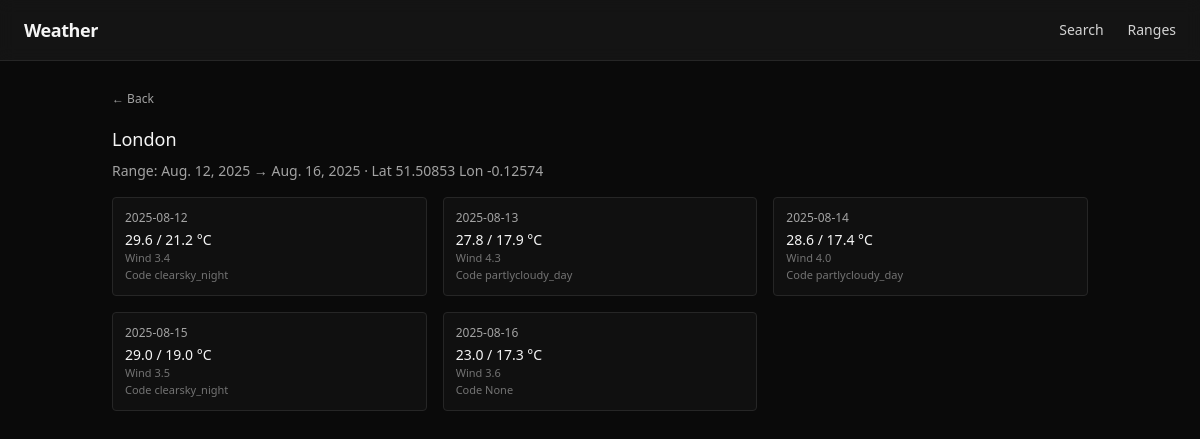
The page /records/2/ on the database its author committed.
### weather_app/models.py (models this page shows)
class WeatherRecord(models.Model):
    location_input = models.CharField(max_length=120)
    resolved_name = models.CharField(max_length=160)
    latitude = models.FloatField()
    longitude = models.FloatField()
    start_date = models.DateField()
    end_date = models.DateField()
    weather_json = models.JSONField()
    created_at = models.DateTimeField(auto_now_add=True)
    updated_at = models.DateTimeField(auto_now=True)
    class Meta:
        ordering = ['-id']

### weather_app/views.py (the view)
# urls.py: path('records/<int:pk>/', views.record_page, name='record_page'),
def record_page(request, pk):
    rec = get_object_or_404(WeatherRecord, pk=pk)
    data = rec.weather_json or {}
    daily = data.get('daily') or {}
    days = []
    times = daily.get('time') or []
    tmax = daily.get('temperature_2m_max') or []
    tmin = daily.get('temperature_2m_min') or []
    wind = daily.get('wind_speed_10m_max') or []
    codes = daily.get('weather_code') or []
    for i, d in enumerate(times):
        days.append({
            'date': d,
            't_max': tmax[i] if i < len(tmax) else None,
            't_min': tmin[i] if i < len(tmin) else None,
            'wind': wind[i] if i < len(wind) else None,
            'code': codes[i] if i < len(codes) else None,
        })
    context = {
        'record': rec,
        'days': days,
    }
    return render(request, 'weather_app/record_detail.html', context)

### weather_app/templates/weather_app/record_detail.html
{% extends 'weather_app/base.html' %}
{% block content %}
<a href="/" class="text-xs text-neutral-400 hover:text-neutral-200">← Back</a>
<h2 class="text-lg font-medium mt-4 mb-2">{{ record.resolved_name }}</h2>
<p class="text-sm text-neutral-400 mb-4">Range: {{ record.start_date }} → {{ record.end_date }} · Lat {{ record.latitude }} Lon {{ record.longitude }}</p>
<div class="grid md:grid-cols-3 gap-4">
  {% for d in days %}
  <div class="p-3 rounded border border-neutral-800 bg-neutral-900/50">
    <div class="text-xs text-neutral-400">{{ d.date }}</div>
    <div class="text-sm mt-1">{{ d.t_max }} / {{ d.t_min }} °C</div>
    <div class="text-[11px] text-neutral-500">Wind {{ d.wind }}</div>
    <div class="text-[11px] text-neutral-500">Code {{ d.code }}</div>
  </div>
  {% empty %}
  <p class="text-xs text-neutral-500">No daily data.</p>
  {% endfor %}
</div>
{% endblock %}

### weather_app/templates/weather_app/base.html (shortened to what this page needs)
<!DOCTYPE html>
<html lang="en">
<head>
  <script src="https://cdn.tailwindcss.com"></script>
</head>
<body class="bg-neutral-950 text-neutral-100 min-h-screen">
  <header class="w-full bg-neutral-900/80 backdrop-blur border-b border-neutral-800">
    <div class="max-w-7xl mx-auto px-6 py-4 flex items-center justify-between">
      <div class="text-lg font-semibold tracking-tight">Weather</div>
      <nav class="flex gap-6 text-sm">
        <a href="/" class="text-neutral-300 hover:text-white transition">Search</a>
        <a href="/ranges/" class="text-neutral-300 hover:text-white transition">Ranges</a>
      </nav>
    </div>
  </header>
  <main class="max-w-5xl mx-auto p-6">
    {% block content %}{% endblock %}
  </main>
</body>
</html>

### rows shown on the page
WeatherRecord: resolved_name "London", start_date "Aug. 12, 2025", end_date "Aug. 16, 2025", latitude "51.50853", longitude "-0.12574"

### other values the page prints
{{ d.date }} "2025-08-12" "2025-08-13" "2025-08-14" "2025-08-15" "2025-08-16"
{{ d.t_max }} "29.6" "27.8" "28.6" "29.0" "23.0"
{{ d.t_min }} "21.2" "17.9" "17.4" "19.0" "17.3"
{{ d.wind }} "3.4" "4.3" "4.0" "3.5" "3.6"
{{ d.code }} "clearsky_night" "partlycloudy_day" "partlycloudy_day" "clearsky_night" "None"
